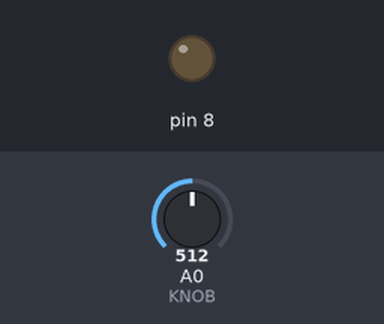
The sketch below on a simulated Arduino Uno, built with avr-gcc and run on an emulated ATmega328P. On the bench: output pins drawn as LEDs (lit = HIGH). Inputs (shaded band) come from the test bench; at power-on: A0 (KNOB) = 512.

Above: at 1.2 s.
1.3 s: A0 (KNOB) set to 524
At 2.4 s:
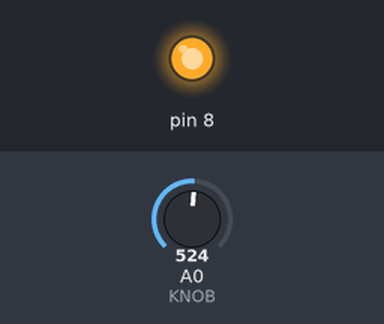
2.8 s: A0 (KNOB) set to 511
At 3.6 s:
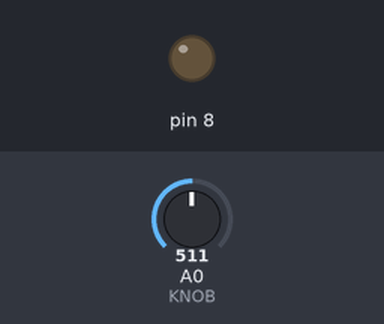
4.3 s: A0 (KNOB) set to 716
At 4.7 s:
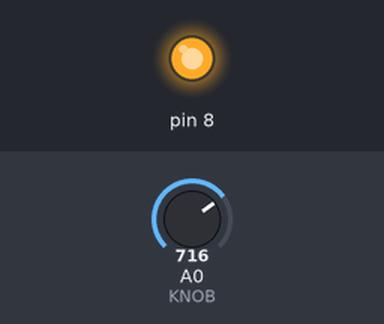
Timing chart, 0 to 7.3 s (numbered marks = the images above; inputs shaded):
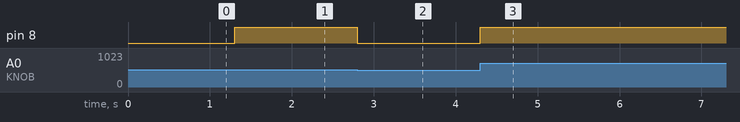

The sketch:

Assignment9b.ino
```cpp
int LED = 8;
int KNOB = 0;

void setup()
{
  pinMode(8, OUTPUT);
  Serial.begin(9600);
}

void loop()
{
  int val = analogRead(KNOB);                // Read potentiometer value (A0)
  int ledPower = map(val, 0, 1023, 0, 254);
  analogWrite(8, ledPower);                 // Set LED brightness
}
```

Measured:
- the behaviour switches between 515 and 516 on A0 (KNOB) (found by bisection; images 0 and 1)
- after the input at 1.3 s, pin 8: LOW → HIGH at once
- after the input at 2.8 s, pin 8: HIGH → LOW at once
- after the input at 4.3 s, pin 8: LOW → HIGH at once
